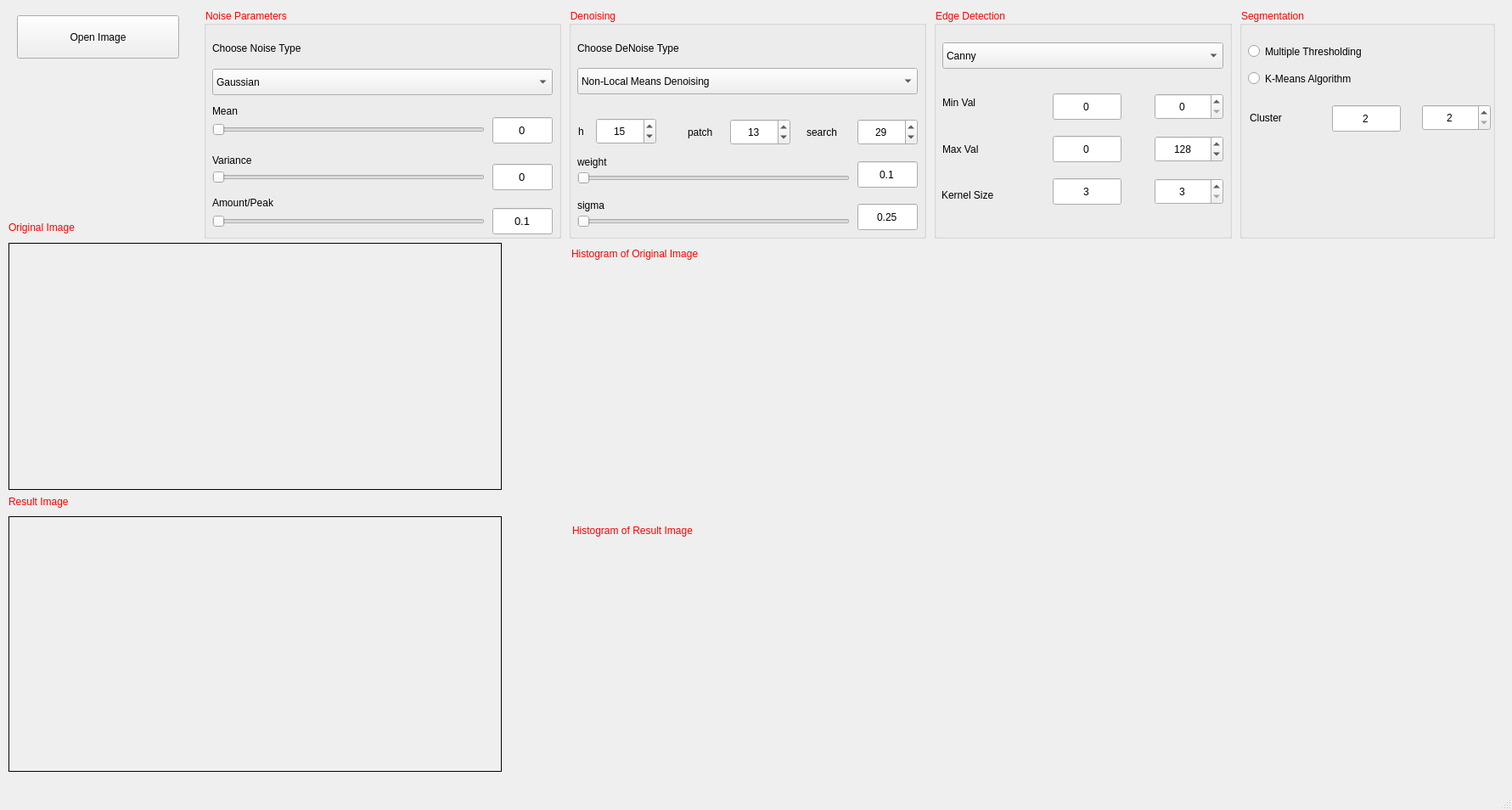
<?xml version="1.0" encoding="UTF-8"?>
<ui version="4.0">
 <class>MainWindow</class>
 <widget class="QMainWindow" name="MainWindow">
  <property name="geometry">
   <rect>
    <x>0</x>
    <y>0</y>
    <width>1781</width>
    <height>954</height>
   </rect>
  </property>
  <property name="windowTitle">
   <string>MainWindow</string>
  </property>
  <widget class="QWidget" name="centralwidget">
   <widget class="QLabel" name="labelImage">
    <property name="geometry">
     <rect>
      <x>10</x>
      <y>286</y>
      <width>581</width>
      <height>291</height>
     </rect>
    </property>
    <property name="frameShape">
     <enum>QFrame::Box</enum>
    </property>
    <property name="text">
     <string/>
    </property>
   </widget>
   <widget class="QLabel" name="labelFilter">
    <property name="geometry">
     <rect>
      <x>10</x>
      <y>608</y>
      <width>581</width>
      <height>301</height>
     </rect>
    </property>
    <property name="frameShape">
     <enum>QFrame::Box</enum>
    </property>
    <property name="text">
     <string/>
    </property>
   </widget>
   <widget class="QPushButton" name="pbImage">
    <property name="geometry">
     <rect>
      <x>20</x>
      <y>18</y>
      <width>191</width>
      <height>51</height>
     </rect>
    </property>
    <property name="styleSheet">
     <string notr="true">font: 10pt &quot;Arial&quot;;</string>
    </property>
    <property name="text">
     <string>Open Image</string>
    </property>
   </widget>
   <widget class="imfilter" name="widgetHistIm" native="true">
    <property name="geometry">
     <rect>
      <x>670</x>
      <y>310</y>
      <width>1091</width>
      <height>271</height>
     </rect>
    </property>
    <property name="styleSheet">
     <string notr="true">border-color: rgb(255, 0, 0);
border-color: qconicalgradient(cx:0, cy:0, angle:135, stop:0 rgba(255, 255, 0, 69), stop:0.375 rgba(255, 255, 0, 69), stop:0.423533 rgba(251, 255, 0, 145), stop:0.45 rgba(247, 255, 0, 208), stop:0.477581 rgba(255, 244, 71, 130), stop:0.518717 rgba(255, 218, 71, 130), stop:0.55 rgba(255, 255, 0, 255), stop:0.57754 rgba(255, 203, 0, 130), stop:0.625 rgba(255, 255, 0, 69), stop:1 rgba(255, 255, 0, 69));</string>
    </property>
   </widget>
   <widget class="imfilter" name="widgetHistFilter" native="true">
    <property name="geometry">
     <rect>
      <x>670</x>
      <y>637</y>
      <width>1091</width>
      <height>271</height>
     </rect>
    </property>
    <property name="autoFillBackground">
     <bool>false</bool>
    </property>
   </widget>
   <widget class="QGroupBox" name="gbNoise">
    <property name="geometry">
     <rect>
      <x>240</x>
      <y>10</y>
      <width>421</width>
      <height>271</height>
     </rect>
    </property>
    <property name="palette">
     <palette>
      <active>
       <colorrole role="WindowText">
        <brush brushstyle="SolidPattern">
         <color alpha="255">
          <red>255</red>
          <green>0</green>
          <blue>0</blue>
         </color>
        </brush>
       </colorrole>
       <colorrole role="Text">
        <brush brushstyle="SolidPattern">
         <color alpha="255">
          <red>255</red>
          <green>0</green>
          <blue>0</blue>
         </color>
        </brush>
       </colorrole>
       <colorrole role="ButtonText">
        <brush brushstyle="SolidPattern">
         <color alpha="255">
          <red>255</red>
          <green>0</green>
          <blue>0</blue>
         </color>
        </brush>
       </colorrole>
      </active>
      <inactive>
       <colorrole role="WindowText">
        <brush brushstyle="SolidPattern">
         <color alpha="255">
          <red>255</red>
          <green>0</green>
          <blue>0</blue>
         </color>
        </brush>
       </colorrole>
       <colorrole role="Text">
        <brush brushstyle="SolidPattern">
         <color alpha="255">
          <red>255</red>
          <green>0</green>
          <blue>0</blue>
         </color>
        </brush>
       </colorrole>
       <colorrole role="ButtonText">
        <brush brushstyle="SolidPattern">
         <color alpha="255">
          <red>255</red>
          <green>0</green>
          <blue>0</blue>
         </color>
        </brush>
       </colorrole>
      </inactive>
      <disabled>
       <colorrole role="WindowText">
        <brush brushstyle="SolidPattern">
         <color alpha="255">
          <red>255</red>
          <green>0</green>
          <blue>0</blue>
         </color>
        </brush>
       </colorrole>
       <colorrole role="Text">
        <brush brushstyle="SolidPattern">
         <color alpha="255">
          <red>255</red>
          <green>0</green>
          <blue>0</blue>
         </color>
        </brush>
       </colorrole>
       <colorrole role="ButtonText">
        <brush brushstyle="SolidPattern">
         <color alpha="255">
          <red>255</red>
          <green>0</green>
          <blue>0</blue>
         </color>
        </brush>
       </colorrole>
      </disabled>
     </palette>
    </property>
    <property name="styleSheet">
     <string notr="true">font: 75 10pt &quot;Arial&quot;;
color: rgb(255, 0, 0);
</string>
    </property>
    <property name="title">
     <string>Noise Parameters</string>
    </property>
    <property name="flat">
     <bool>false</bool>
    </property>
    <widget class="QComboBox" name="cboNoise">
     <property name="geometry">
      <rect>
       <x>10</x>
       <y>71</y>
       <width>401</width>
       <height>31</height>
      </rect>
     </property>
     <property name="styleSheet">
      <string notr="true">color: rgb(0, 0, 0);</string>
     </property>
     <item>
      <property name="text">
       <string>Gaussian</string>
      </property>
     </item>
     <item>
      <property name="text">
       <string>Poisson</string>
      </property>
     </item>
     <item>
      <property name="text">
       <string>Salt &amp; Pepper</string>
      </property>
     </item>
     <item>
      <property name="text">
       <string>Speckle</string>
      </property>
     </item>
    </widget>
    <widget class="QLabel" name="label">
     <property name="geometry">
      <rect>
       <x>10</x>
       <y>26</y>
       <width>401</width>
       <height>41</height>
      </rect>
     </property>
     <property name="styleSheet">
      <string notr="true">color: rgb(0, 0, 0);</string>
     </property>
     <property name="text">
      <string>Choose Noise Type</string>
     </property>
    </widget>
    <widget class="QLabel" name="label_3">
     <property name="geometry">
      <rect>
       <x>10</x>
       <y>113</y>
       <width>401</width>
       <height>16</height>
      </rect>
     </property>
     <property name="styleSheet">
      <string notr="true">color: rgb(0, 0, 0);</string>
     </property>
     <property name="text">
      <string>Mean</string>
     </property>
    </widget>
    <widget class="QSlider" name="hsMean">
     <property name="geometry">
      <rect>
       <x>10</x>
       <y>133</y>
       <width>321</width>
       <height>19</height>
      </rect>
     </property>
     <property name="minimum">
      <number>0</number>
     </property>
     <property name="maximum">
      <number>100</number>
     </property>
     <property name="pageStep">
      <number>5</number>
     </property>
     <property name="orientation">
      <enum>Qt::Horizontal</enum>
     </property>
    </widget>
    <widget class="QSlider" name="hsVar">
     <property name="geometry">
      <rect>
       <x>10</x>
       <y>189</y>
       <width>321</width>
       <height>19</height>
      </rect>
     </property>
     <property name="minimum">
      <number>0</number>
     </property>
     <property name="maximum">
      <number>100</number>
     </property>
     <property name="pageStep">
      <number>5</number>
     </property>
     <property name="value">
      <number>0</number>
     </property>
     <property name="orientation">
      <enum>Qt::Horizontal</enum>
     </property>
    </widget>
    <widget class="QLabel" name="label_2">
     <property name="geometry">
      <rect>
       <x>10</x>
       <y>171</y>
       <width>401</width>
       <height>16</height>
      </rect>
     </property>
     <property name="styleSheet">
      <string notr="true">color: rgb(0, 0, 0);</string>
     </property>
     <property name="text">
      <string>Variance</string>
     </property>
    </widget>
    <widget class="QLineEdit" name="leMean">
     <property name="geometry">
      <rect>
       <x>340</x>
       <y>128</y>
       <width>71</width>
       <height>31</height>
      </rect>
     </property>
     <property name="font">
      <font>
       <family>Arial</family>
       <pointsize>10</pointsize>
       <weight>9</weight>
       <italic>false</italic>
       <bold>false</bold>
      </font>
     </property>
     <property name="styleSheet">
      <string notr="true">color: rgb(0, 0, 0);</string>
     </property>
     <property name="text">
      <string>0</string>
     </property>
     <property name="alignment">
      <set>Qt::AlignCenter</set>
     </property>
    </widget>
    <widget class="QLineEdit" name="leVar">
     <property name="geometry">
      <rect>
       <x>340</x>
       <y>183</y>
       <width>71</width>
       <height>31</height>
      </rect>
     </property>
     <property name="font">
      <font>
       <family>Arial</family>
       <pointsize>10</pointsize>
       <weight>9</weight>
       <italic>false</italic>
       <bold>false</bold>
      </font>
     </property>
     <property name="styleSheet">
      <string notr="true">color: rgb(0, 0, 0);</string>
     </property>
     <property name="text">
      <string>0</string>
     </property>
     <property name="alignment">
      <set>Qt::AlignCenter</set>
     </property>
    </widget>
    <widget class="QLineEdit" name="leAmount">
     <property name="geometry">
      <rect>
       <x>340</x>
       <y>235</y>
       <width>71</width>
       <height>31</height>
      </rect>
     </property>
     <property name="font">
      <font>
       <family>Arial</family>
       <pointsize>10</pointsize>
       <weight>9</weight>
       <italic>false</italic>
       <bold>false</bold>
      </font>
     </property>
     <property name="styleSheet">
      <string notr="true">color: rgb(0, 0, 0);</string>
     </property>
     <property name="text">
      <string>0.1</string>
     </property>
     <property name="alignment">
      <set>Qt::AlignCenter</set>
     </property>
    </widget>
    <widget class="QSlider" name="hsAmount">
     <property name="geometry">
      <rect>
       <x>10</x>
       <y>241</y>
       <width>321</width>
       <height>19</height>
      </rect>
     </property>
     <property name="minimum">
      <number>0</number>
     </property>
     <property name="maximum">
      <number>10</number>
     </property>
     <property name="pageStep">
      <number>1</number>
     </property>
     <property name="value">
      <number>0</number>
     </property>
     <property name="orientation">
      <enum>Qt::Horizontal</enum>
     </property>
    </widget>
    <widget class="QLabel" name="label_4">
     <property name="geometry">
      <rect>
       <x>10</x>
       <y>221</y>
       <width>401</width>
       <height>16</height>
      </rect>
     </property>
     <property name="styleSheet">
      <string notr="true">color: rgb(0, 0, 0);</string>
     </property>
     <property name="text">
      <string>Amount/Peak</string>
     </property>
    </widget>
   </widget>
   <widget class="QGroupBox" name="gbEdge">
    <property name="geometry">
     <rect>
      <x>1100</x>
      <y>10</y>
      <width>351</width>
      <height>271</height>
     </rect>
    </property>
    <property name="styleSheet">
     <string notr="true">font: 10pt &quot;Arial&quot;;
color: rgb(255, 0, 0);</string>
    </property>
    <property name="title">
     <string>Edge Detection</string>
    </property>
    <widget class="QComboBox" name="cboEdge">
     <property name="geometry">
      <rect>
       <x>10</x>
       <y>40</y>
       <width>331</width>
       <height>31</height>
      </rect>
     </property>
     <property name="styleSheet">
      <string notr="true">font: 10pt &quot;Arial&quot;;
color: rgb(0, 0, 0);</string>
     </property>
     <item>
      <property name="text">
       <string>Canny</string>
      </property>
     </item>
     <item>
      <property name="text">
       <string>Sobel X</string>
      </property>
     </item>
     <item>
      <property name="text">
       <string>Sobel Y</string>
      </property>
     </item>
     <item>
      <property name="text">
       <string>Laplacian</string>
      </property>
     </item>
     <item>
      <property name="text">
       <string>Erode</string>
      </property>
     </item>
     <item>
      <property name="text">
       <string>Dilate</string>
      </property>
     </item>
     <item>
      <property name="text">
       <string>Opening</string>
      </property>
     </item>
     <item>
      <property name="text">
       <string>Closing</string>
      </property>
     </item>
     <item>
      <property name="text">
       <string>Morphological Gradient</string>
      </property>
     </item>
     <item>
      <property name="text">
       <string>Top Hat</string>
      </property>
     </item>
     <item>
      <property name="text">
       <string>Black Hat</string>
      </property>
     </item>
    </widget>
    <widget class="QLineEdit" name="leMinVal">
     <property name="geometry">
      <rect>
       <x>140</x>
       <y>100</y>
       <width>81</width>
       <height>31</height>
      </rect>
     </property>
     <property name="styleSheet">
      <string notr="true">font: 10pt &quot;Arial&quot;;
color: rgb(0, 0, 0);</string>
     </property>
     <property name="text">
      <string>0</string>
     </property>
     <property name="alignment">
      <set>Qt::AlignCenter</set>
     </property>
    </widget>
    <widget class="QLabel" name="label_5">
     <property name="geometry">
      <rect>
       <x>10</x>
       <y>100</y>
       <width>101</width>
       <height>21</height>
      </rect>
     </property>
     <property name="styleSheet">
      <string notr="true">font: 10pt &quot;Arial&quot;;
color: rgb(0, 0, 0);</string>
     </property>
     <property name="text">
      <string>Min Val</string>
     </property>
    </widget>
    <widget class="QSpinBox" name="sbMinVal">
     <property name="geometry">
      <rect>
       <x>260</x>
       <y>100</y>
       <width>81</width>
       <height>31</height>
      </rect>
     </property>
     <property name="styleSheet">
      <string notr="true">font: 10pt &quot;Arial&quot;;
color: rgb(0, 0, 0);</string>
     </property>
     <property name="alignment">
      <set>Qt::AlignCenter</set>
     </property>
     <property name="maximum">
      <number>127</number>
     </property>
     <property name="singleStep">
      <number>3</number>
     </property>
     <property name="value">
      <number>0</number>
     </property>
    </widget>
    <widget class="QSpinBox" name="sbMaxVal">
     <property name="geometry">
      <rect>
       <x>260</x>
       <y>150</y>
       <width>81</width>
       <height>31</height>
      </rect>
     </property>
     <property name="styleSheet">
      <string notr="true">font: 10pt &quot;Arial&quot;;
color: rgb(0, 0, 0);</string>
     </property>
     <property name="alignment">
      <set>Qt::AlignCenter</set>
     </property>
     <property name="minimum">
      <number>127</number>
     </property>
     <property name="maximum">
      <number>255</number>
     </property>
     <property name="singleStep">
      <number>3</number>
     </property>
     <property name="value">
      <number>128</number>
     </property>
    </widget>
    <widget class="QLabel" name="label_6">
     <property name="geometry">
      <rect>
       <x>10</x>
       <y>156</y>
       <width>101</width>
       <height>20</height>
      </rect>
     </property>
     <property name="styleSheet">
      <string notr="true">font: 10pt &quot;Arial&quot;;
color: rgb(0, 0, 0);</string>
     </property>
     <property name="text">
      <string>Max Val</string>
     </property>
    </widget>
    <widget class="QLineEdit" name="leMaxVal">
     <property name="geometry">
      <rect>
       <x>140</x>
       <y>150</y>
       <width>81</width>
       <height>31</height>
      </rect>
     </property>
     <property name="styleSheet">
      <string notr="true">font: 10pt &quot;Arial&quot;;
color: rgb(0, 0, 0);</string>
     </property>
     <property name="text">
      <string>0</string>
     </property>
     <property name="alignment">
      <set>Qt::AlignCenter</set>
     </property>
    </widget>
    <widget class="QSpinBox" name="sbKernel">
     <property name="geometry">
      <rect>
       <x>260</x>
       <y>200</y>
       <width>81</width>
       <height>31</height>
      </rect>
     </property>
     <property name="styleSheet">
      <string notr="true">font: 10pt &quot;Arial&quot;;
color: rgb(0, 0, 0);</string>
     </property>
     <property name="alignment">
      <set>Qt::AlignCenter</set>
     </property>
     <property name="minimum">
      <number>3</number>
     </property>
     <property name="maximum">
      <number>31</number>
     </property>
     <property name="singleStep">
      <number>2</number>
     </property>
     <property name="value">
      <number>3</number>
     </property>
    </widget>
    <widget class="QLabel" name="label_7">
     <property name="geometry">
      <rect>
       <x>9</x>
       <y>204</y>
       <width>121</width>
       <height>31</height>
      </rect>
     </property>
     <property name="styleSheet">
      <string notr="true">font: 10pt &quot;Arial&quot;;
color: rgb(0, 0, 0);</string>
     </property>
     <property name="text">
      <string>Kernel Size</string>
     </property>
    </widget>
    <widget class="QLineEdit" name="leKernel">
     <property name="geometry">
      <rect>
       <x>140</x>
       <y>200</y>
       <width>81</width>
       <height>31</height>
      </rect>
     </property>
     <property name="styleSheet">
      <string notr="true">font: 10pt &quot;Arial&quot;;
color: rgb(0, 0, 0);</string>
     </property>
     <property name="text">
      <string>3</string>
     </property>
     <property name="alignment">
      <set>Qt::AlignCenter</set>
     </property>
    </widget>
   </widget>
   <widget class="QGroupBox" name="gbDenoising">
    <property name="geometry">
     <rect>
      <x>670</x>
      <y>10</y>
      <width>421</width>
      <height>271</height>
     </rect>
    </property>
    <property name="styleSheet">
     <string notr="true">font: 10pt &quot;Arial&quot;;
color: rgb(255, 0, 0);</string>
    </property>
    <property name="title">
     <string>Denoising</string>
    </property>
    <widget class="QComboBox" name="cboDenoising">
     <property name="geometry">
      <rect>
       <x>10</x>
       <y>70</y>
       <width>401</width>
       <height>31</height>
      </rect>
     </property>
     <property name="styleSheet">
      <string notr="true">color: rgb(0, 0, 0);</string>
     </property>
     <item>
      <property name="text">
       <string>Non-Local Means Denoising</string>
      </property>
     </item>
     <item>
      <property name="text">
       <string>Total Variation Filter</string>
      </property>
     </item>
     <item>
      <property name="text">
       <string>Bilateral Filter</string>
      </property>
     </item>
     <item>
      <property name="text">
       <string>Wavelet Denoising Filter</string>
      </property>
     </item>
    </widget>
    <widget class="QLabel" name="label_8">
     <property name="geometry">
      <rect>
       <x>11</x>
       <y>134</y>
       <width>21</width>
       <height>21</height>
      </rect>
     </property>
     <property name="styleSheet">
      <string notr="true">color: rgb(0, 0, 0);</string>
     </property>
     <property name="text">
      <string>h</string>
     </property>
    </widget>
    <widget class="QSpinBox" name="sbH">
     <property name="geometry">
      <rect>
       <x>32</x>
       <y>129</y>
       <width>71</width>
       <height>31</height>
      </rect>
     </property>
     <property name="styleSheet">
      <string notr="true">color: rgb(0, 0, 0);</string>
     </property>
     <property name="alignment">
      <set>Qt::AlignCenter</set>
     </property>
     <property name="minimum">
      <number>3</number>
     </property>
     <property name="maximum">
      <number>99</number>
     </property>
     <property name="value">
      <number>15</number>
     </property>
    </widget>
    <widget class="QLabel" name="label_9">
     <property name="geometry">
      <rect>
       <x>140</x>
       <y>135</y>
       <width>61</width>
       <height>21</height>
      </rect>
     </property>
     <property name="styleSheet">
      <string notr="true">color: rgb(0, 0, 0);</string>
     </property>
     <property name="text">
      <string>patch</string>
     </property>
    </widget>
    <widget class="QSpinBox" name="sbPatch">
     <property name="geometry">
      <rect>
       <x>190</x>
       <y>130</y>
       <width>71</width>
       <height>31</height>
      </rect>
     </property>
     <property name="styleSheet">
      <string notr="true">color: rgb(0, 0, 0);</string>
     </property>
     <property name="alignment">
      <set>Qt::AlignCenter</set>
     </property>
     <property name="minimum">
      <number>3</number>
     </property>
     <property name="maximum">
      <number>99</number>
     </property>
     <property name="singleStep">
      <number>2</number>
     </property>
     <property name="value">
      <number>13</number>
     </property>
    </widget>
    <widget class="QLabel" name="label_10">
     <property name="geometry">
      <rect>
       <x>280</x>
       <y>135</y>
       <width>61</width>
       <height>21</height>
      </rect>
     </property>
     <property name="styleSheet">
      <string notr="true">color: rgb(0, 0, 0);</string>
     </property>
     <property name="text">
      <string>search</string>
     </property>
    </widget>
    <widget class="QSpinBox" name="sbSearch">
     <property name="geometry">
      <rect>
       <x>340</x>
       <y>130</y>
       <width>71</width>
       <height>31</height>
      </rect>
     </property>
     <property name="styleSheet">
      <string notr="true">color: rgb(0, 0, 0);</string>
     </property>
     <property name="alignment">
      <set>Qt::AlignCenter</set>
     </property>
     <property name="minimum">
      <number>3</number>
     </property>
     <property name="maximum">
      <number>99</number>
     </property>
     <property name="singleStep">
      <number>2</number>
     </property>
     <property name="value">
      <number>29</number>
     </property>
    </widget>
    <widget class="QLabel" name="label_11">
     <property name="geometry">
      <rect>
       <x>10</x>
       <y>170</y>
       <width>101</width>
       <height>21</height>
      </rect>
     </property>
     <property name="styleSheet">
      <string notr="true">color: rgb(0, 0, 0);</string>
     </property>
     <property name="text">
      <string>weight</string>
     </property>
    </widget>
    <widget class="QSlider" name="hsWeight">
     <property name="geometry">
      <rect>
       <x>10</x>
       <y>190</y>
       <width>321</width>
       <height>19</height>
      </rect>
     </property>
     <property name="minimum">
      <number>0</number>
     </property>
     <property name="maximum">
      <number>10</number>
     </property>
     <property name="pageStep">
      <number>2</number>
     </property>
     <property name="value">
      <number>0</number>
     </property>
     <property name="orientation">
      <enum>Qt::Horizontal</enum>
     </property>
    </widget>
    <widget class="QLineEdit" name="leWeight">
     <property name="geometry">
      <rect>
       <x>340</x>
       <y>180</y>
       <width>71</width>
       <height>31</height>
      </rect>
     </property>
     <property name="styleSheet">
      <string notr="true">color: rgb(0, 0, 0);</string>
     </property>
     <property name="text">
      <string>0.1</string>
     </property>
     <property name="alignment">
      <set>Qt::AlignCenter</set>
     </property>
     <property name="readOnly">
      <bool>true</bool>
     </property>
    </widget>
    <widget class="QLabel" name="label_12">
     <property name="geometry">
      <rect>
       <x>10</x>
       <y>221</y>
       <width>101</width>
       <height>21</height>
      </rect>
     </property>
     <property name="styleSheet">
      <string notr="true">color: rgb(0, 0, 0);</string>
     </property>
     <property name="text">
      <string>sigma</string>
     </property>
    </widget>
    <widget class="QLineEdit" name="leSigma">
     <property name="geometry">
      <rect>
       <x>340</x>
       <y>230</y>
       <width>71</width>
       <height>31</height>
      </rect>
     </property>
     <property name="styleSheet">
      <string notr="true">color: rgb(0, 0, 0);</string>
     </property>
     <property name="text">
      <string>0.25</string>
     </property>
     <property name="alignment">
      <set>Qt::AlignCenter</set>
     </property>
     <property name="readOnly">
      <bool>true</bool>
     </property>
    </widget>
    <widget class="QSlider" name="hsSigma">
     <property name="geometry">
      <rect>
       <x>10</x>
       <y>241</y>
       <width>321</width>
       <height>19</height>
      </rect>
     </property>
     <property name="minimum">
      <number>0</number>
     </property>
     <property name="maximum">
      <number>100</number>
     </property>
     <property name="value">
      <number>0</number>
     </property>
     <property name="orientation">
      <enum>Qt::Horizontal</enum>
     </property>
    </widget>
    <widget class="QLabel" name="label_14">
     <property name="geometry">
      <rect>
       <x>10</x>
       <y>31</y>
       <width>281</width>
       <height>31</height>
      </rect>
     </property>
     <property name="styleSheet">
      <string notr="true">color: rgb(0, 0, 0);</string>
     </property>
     <property name="text">
      <string>Choose DeNoise Type</string>
     </property>
    </widget>
   </widget>
   <widget class="QGroupBox" name="gbSegmentation">
    <property name="geometry">
     <rect>
      <x>1460</x>
      <y>10</y>
      <width>301</width>
      <height>271</height>
     </rect>
    </property>
    <property name="styleSheet">
     <string notr="true">font: 10pt &quot;Arial&quot;;
color: rgb(255, 0, 0);</string>
    </property>
    <property name="title">
     <string>Segmentation</string>
    </property>
    <widget class="QRadioButton" name="rbMultiple">
     <property name="geometry">
      <rect>
       <x>10</x>
       <y>30</y>
       <width>271</width>
       <height>41</height>
      </rect>
     </property>
     <property name="styleSheet">
      <string notr="true">color: rgb(0, 0, 0);</string>
     </property>
     <property name="text">
      <string>Multiple Thresholding</string>
     </property>
    </widget>
    <widget class="QRadioButton" name="rbKMeans">
     <property name="geometry">
      <rect>
       <x>10</x>
       <y>62</y>
       <width>281</width>
       <height>41</height>
      </rect>
     </property>
     <property name="styleSheet">
      <string notr="true">color: rgb(0, 0, 0);</string>
     </property>
     <property name="text">
      <string>K-Means Algorithm</string>
     </property>
    </widget>
    <widget class="QLabel" name="label_13">
     <property name="geometry">
      <rect>
       <x>12</x>
       <y>121</y>
       <width>81</width>
       <height>16</height>
      </rect>
     </property>
     <property name="styleSheet">
      <string notr="true">color: rgb(0, 0, 0);</string>
     </property>
     <property name="text">
      <string>Cluster</string>
     </property>
    </widget>
    <widget class="QSpinBox" name="sbCluster">
     <property name="geometry">
      <rect>
       <x>215</x>
       <y>113</y>
       <width>81</width>
       <height>31</height>
      </rect>
     </property>
     <property name="styleSheet">
      <string notr="true">color: rgb(0, 0, 0);</string>
     </property>
     <property name="alignment">
      <set>Qt::AlignCenter</set>
     </property>
     <property name="minimum">
      <number>2</number>
     </property>
     <property name="maximum">
      <number>7</number>
     </property>
     <property name="singleStep">
      <number>1</number>
     </property>
     <property name="value">
      <number>2</number>
     </property>
    </widget>
    <widget class="QLineEdit" name="leCluster">
     <property name="geometry">
      <rect>
       <x>109</x>
       <y>114</y>
       <width>81</width>
       <height>31</height>
      </rect>
     </property>
     <property name="styleSheet">
      <string notr="true">color: rgb(0, 0, 0);</string>
     </property>
     <property name="text">
      <string>2</string>
     </property>
     <property name="alignment">
      <set>Qt::AlignCenter</set>
     </property>
     <property name="readOnly">
      <bool>true</bool>
     </property>
    </widget>
   </widget>
   <widget class="QLabel" name="label_15">
    <property name="geometry">
     <rect>
      <x>10</x>
      <y>247</y>
      <width>141</width>
      <height>41</height>
     </rect>
    </property>
    <property name="styleSheet">
     <string notr="true">font: 10pt &quot;Arial&quot;;
color: rgb(255, 0, 0);</string>
    </property>
    <property name="text">
     <string>Original Image</string>
    </property>
   </widget>
   <widget class="QLabel" name="label_16">
    <property name="geometry">
     <rect>
      <x>10</x>
      <y>570</y>
      <width>141</width>
      <height>41</height>
     </rect>
    </property>
    <property name="styleSheet">
     <string notr="true">font: 10pt &quot;Arial&quot;;
color: rgb(255, 0, 0);</string>
    </property>
    <property name="text">
     <string>Result Image</string>
    </property>
   </widget>
   <widget class="QLabel" name="label_17">
    <property name="geometry">
     <rect>
      <x>673</x>
      <y>278</y>
      <width>321</width>
      <height>41</height>
     </rect>
    </property>
    <property name="contextMenuPolicy">
     <enum>Qt::DefaultContextMenu</enum>
    </property>
    <property name="styleSheet">
     <string notr="true">font: 10pt &quot;Arial&quot;;
color: rgb(255, 0, 0);</string>
    </property>
    <property name="text">
     <string>Histogram of Original Image</string>
    </property>
   </widget>
   <widget class="QLabel" name="label_18">
    <property name="geometry">
     <rect>
      <x>674</x>
      <y>604</y>
      <width>291</width>
      <height>41</height>
     </rect>
    </property>
    <property name="styleSheet">
     <string notr="true">font: 10pt &quot;Arial&quot;;
color: rgb(255, 0, 0);</string>
    </property>
    <property name="text">
     <string>Histogram of Result Image</string>
    </property>
   </widget>
  </widget>
  <widget class="QMenuBar" name="menubar">
   <property name="geometry">
    <rect>
     <x>0</x>
     <y>0</y>
     <width>1781</width>
     <height>18</height>
    </rect>
   </property>
  </widget>
  <widget class="QStatusBar" name="statusbar"/>
 </widget>
 <customwidgets>
  <customwidget>
   <class>imfilter</class>
   <extends>QWidget</extends>
   <header location="global">imfilter.h</header>
   <container>1</container>
  </customwidget>
 </customwidgets>
 <resources/>
 <connections/>
</ui>
